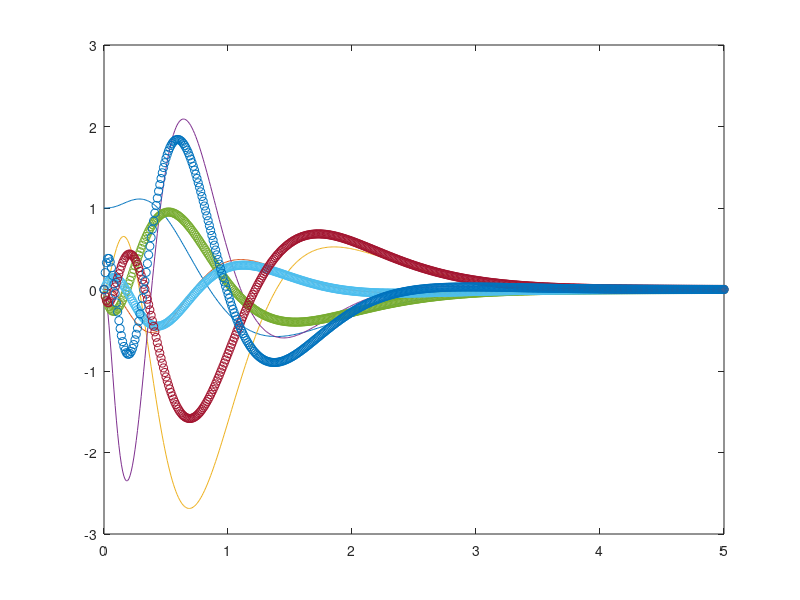

Write MATLAB code to recreate this figure.
clear();
pkg load control

m = 0.2;
l = 0.3;
M = 0.3;
g = 9.8;
J = 1/12*m*l^2;

a = (M+m)*(m*l^2+J)-m^2*l^2;
A = [0, 0, 1, 0; 0, 0, 0, 1; 0, -m^2*l^2*g/a, 0, 0; 0, (m+M)*m*l*g/a, 0, 0];
B = [0, 0, (m*l^2+J)/a, -m*l/a]';
C = [1, 0, 0, 1];
MO=[C;C*A;C*A*A;C*A*A*A];
det(MO);

CO=[B A*B A*A*B A*A*A*B]
det(CO);

Aa=A';
Ba=C';
Ca=B';
D=0;

SYS1=ss(Aa,Ba,Ca,D);
p1=[-3 -4 -5 -6];
L=place(SYS1,p1)'

SYS2=ss(A,B,C,D);
p2=[-3 -4 -5 -6];
F=place(SYS2,p2)'
F=F';

x = [0.1; 0.1; 0.1; 0.1];
xh = [0; 0; 0; 0];
xb0 = [x; xh];
Ab=[A -B*F;L*C A-B*F-L*C];
dt = 0.01;
t = 0:dt:5;
i = 0;
for n = t
i = i + 1;
xb=expm(Ab*n);
x1(i) = xb(1);
x2(i) = xb(2);
x3(i) = xb(3);
x4(i) = xb(4);
xh1(i) = xb(5);
xh2(i) = xb(6);
xh3(i) = xb(7);
xh4(i) = xb(8);
endfor
plot(t, x1, t, x2, t, x3, t, x4, t, xh1, 'o', t, xh2, 'o', t, xh3, 'o', t, xh4, 'o');